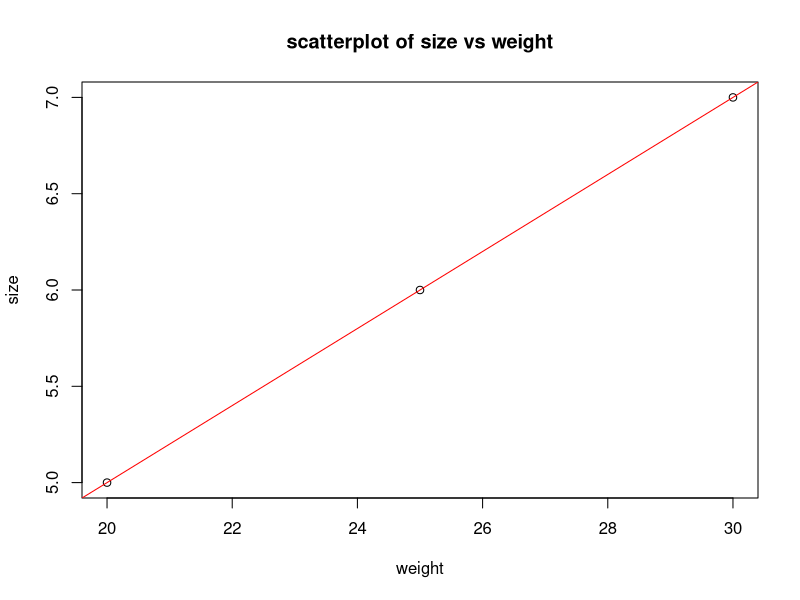

The R script that drew this image:
mouse.data<-data.frame(weight= c(20,25,30), size= c(5,6,7))
ls()
mouse.regression<-lm(size~weight,data=mouse.data)
ls()
summary(mouse.regression)
plot(mouse.data$weight,mouse.data$size,
     xlab="weight",
     ylab="size",
     main="scatterplot of size vs weight")
abline(mouse.regression,col="red")
